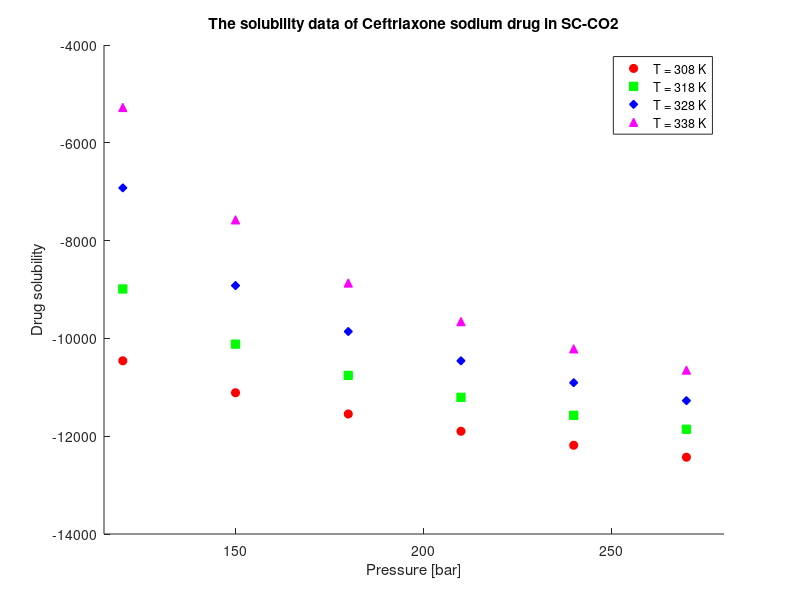

Here is the MATLAB script that generated this plot:
T_c = 253;
Mw_drug = 598.5;
Mw_CO2 = 44.01;

P = [120 150 180 210 240 270];                      % Pressure [bar]

rho_CO2 =   [769 817 849 875 896 914;
            661 744 791 824 851 872;
            509 656 725 769 802 829;
            388 557 652 710 751 783];               % Density [kg/m3]

y_1 =   [2.03 2.32 2.48 3.33 3.80 5.32;
        1.63 2.11 3.12 3.61 4.30 5.96;
        1.29 1.96 3.76 4.08 5.36 7.22;
        0.90 1.52 4.39 4.94 6.10 8.01]*10^6;       % mole fraction

S = zeros(4,6);
for j=1:4
    for i=1:6
        S(j,i) = (rho_CO2(j,i) * y_1(j,i) * Mw_drug)/(Mw_CO2 * (1 - y_1(j,i)));
    end
end

% C_drug = [0.021 0.026 0.029 0.039 0.046 0.066];     % solubility or concentration [g/L]

figure;
hold on;

scatter(P, S(1,:), 'r', 'o', 'MarkerFaceColor', 'r');  
scatter(P, S(2,:), 'g', 's', 'MarkerFaceColor', 'g');  
scatter(P, S(3,:), 'b', 'd', 'MarkerFaceColor', 'b');  
scatter(P, S(4,:), 'm', '^', 'MarkerFaceColor', 'm');  

xlabel('Pressure [bar]');
ylabel('Drug solubility');
title('The solubility data of Ceftriaxone sodium drug in SC-CO2');

legend('T = 308 K', 'T = 318 K', 'T = 328 K', 'T = 338 K');
xlim([115 280]);
